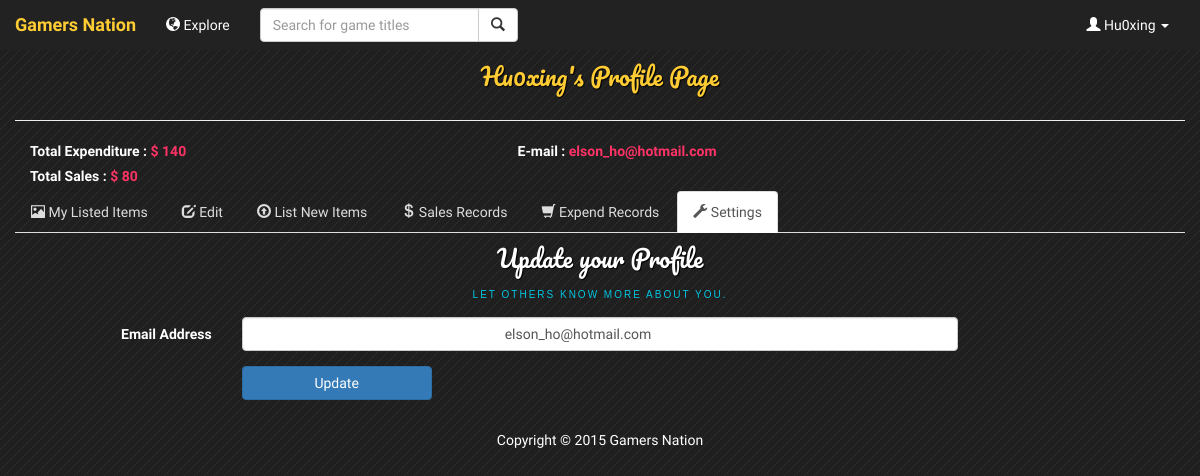
The app's page /usersetting.php (signed in) with its own data.
### tables this page shows
CREATE TABLE IF NOT EXISTS `user` (
  `UserID` varchar(255) NOT NULL,
  `Hashed_Password` varchar(255) DEFAULT NULL,
  `Email` varchar(255) NOT NULL,
  `Salt` varchar(255) DEFAULT NULL
);

CREATE TABLE IF NOT EXISTS `buyer` (
  `UserID` varchar(255) NOT NULL DEFAULT '',
  `Total_Expenditure` float DEFAULT NULL
);

CREATE TABLE IF NOT EXISTS `supplier` (
  `UserID` varchar(255) NOT NULL DEFAULT '',
  `Total_Sales` float DEFAULT NULL
);

### usersetting.php (the view, shortened to what this page needs)
<!DOCTYPE html>
<html>
    <head>
        <link href="css/bootstrap.min.css" rel="stylesheet">
        <link href="css/main.css" rel="stylesheet"/>
    </head>
    <?php include 'header.inc.php'; ?>
    <body>
        <div class="container-fluid">
            <?php
				include '/include/userdetail.inc.php';
				$emailErr = "";
				$emailvalid = true;
				include '/include/mainNav.inc.php';
			?>
        </div>
        <div class="container">
            <div class="content">
                <h1>Update your Profile
                    <span>Let others know more about you.</span></h1>
                	<form class="form-horizontal" id="Updatedetail" role="form" method="post"
                    	action="<?php echo htmlspecialchars($_SERVER["PHP_SELF"]); ?>">
                        <div class="form-group">
                            <label for="email" class="col-sm-2 control-label">Email Address</label>
                            <div class="col-sm-8">
                                <input name="email" type="text" class="form-control" id="email" value="
									<?php
										if ($emailvalid)
										{
                                        	echo htmlspecialchars($email);
										}
									?>"
                                       placeholder="
									   <?php
                                       if ($emailErr != "")
                                       {
                                           echo $emailErr;
                                       }
                                       ?>"
                                       pattern="^(.+)@([^\.].*)\.([a-z]{2,})$">
                            </div>
                        </div>
                    <div class="form-group">
                        <div class="col-sm-offset-2 col-sm-8">
                            <input type="submit" value="Update" class="btn btn-primary"/>
                        </div>
                    </div>
                </form>
            </div>
        </div>
        <?php include 'footer.inc.php'; ?>
    </body>
</html>

### include/userdetail.inc.php (shortened to what this page needs)
<?php
$username = $_SESSION['username'];
$email = "";
$sql = "SELECT * FROM user U, supplier S, buyer B
			WHERE U.UserID = S.UserID
			AND U.UserID = B.UserID
			AND U.UserID=\"" . $username . "\"";
if ($result = mysqli_query($connection, $sql))
{
    while ($row = mysqli_fetch_assoc($result))
	{
        $email = $row['Email'];
        $totalSales = $row['Total_Sales'];
	$totalExpenditure = $row['Total_Expenditure'];
    }
}
?>
<div class="page-header" style="margin-top: 4em;">
    <h1 style="color: #ffcc33;"><?php echo $username ?>'s Profile Page</h1>
</div>
<?php
if ((!empty($name)) || (!empty($email)) || (!empty($webpage)) || (!empty($about))) {
    ?>
    <div class = "panel-transparent">
        <div class = "panel-body">
            <ul class = "list-unstyled">
                <?php
                if (!empty($email))
				{
                    ?>
                    <li>
                        <label class="col-xs-6 col-md-5">Total Expenditure : <strong style="color: #ff3366;"><?php echo " \$  ".$totalExpenditure ?></strong></label>
                    </li>
                    <li>
                        <label class="col-xs-6 col-md-5">E-mail : <strong style="color: #ff3366;"><?php echo $email ?></strong></label>
                    </li>
                    <li>
                        <label class="col-xs-6 col-md-5">Total Sales : <strong style="color: #ff3366;"><?php echo " \$  ".$totalSales ?></strong></label>
                    </li>
                    <?php
                }
                ?>
            </ul>
            <br>
        </div>
    </div>
    <?php
}
?>

### css/main.css (style rules this page uses)
body { background:#1F1F1F url(../images/pattern.png) repeat top left; color:#fff; font-family: 'PT Sans Narrow', Arial, sans-serif; font-size:14px; }
h1 { margin:5px; font-size:24px; text-align:center; color:#fff; font-family:"Pacifico", Georgia, "Times New Roman", serif; text-shadow:1px 1px 1px #000; padding-bottom:10px; line-height:40px; }
h1 span { font-size:10px; display:block; letter-spacing:2px; font-family: 'Trebuchet MS', 'Myriad Pro', Arial, sans-serif; color:#00c6e3; line-height:14px; padding-top:10px; text-shadow:none; text-transform:uppercase; }
.content { margin:0px 25px 30px 25px; }
.panel-transparent { background: none; -webkit-box-shadow: 0 1px 1px rgba(0, 0, 0, .05); box-shadow: 0 1px 1px rgba(0, 0, 0, .05); }
.panel-body { padding: 0; }

### records on screen
user: buyer.Total_Expenditure "140", Email "elson_ho@hotmail.com", supplier.Total_Sales "80", email "elson_ho@hotmail.com"

### other values on screen
$_SESSION['username'] "Hu0xing"
$username "Hu0xing"
